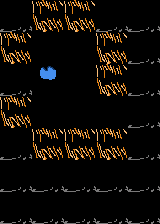

This game map was drawn from its Tiled (.tmx) file and the tilesets committed beside it. A one-line description and the full map source follow:
An orthogonal 5x7 tile map with 32x32 px tiles, 1 tile layer (Tile Layer 1).

<map version="1.0" orientation="orthogonal" renderorder="right-down" width="5" height="7" tilewidth="32" tileheight="32">
 <properties>
  <property name="Interventions" value="2" />
 </properties>
 <tileset firstgid="1" name="buildings" tilewidth="32" tileheight="32">
  <image source="../Images/buildings.png" width="224" height="32" />
 </tileset>
 <layer name="Tile Layer 1" width="5" height="7">
  <data>
   <tile gid="7" />
   <tile gid="1" />
   <tile gid="1" />
   <tile gid="7" />
   <tile gid="7" />
   <tile gid="1" />
   <tile gid="5" />
   <tile gid="5" />
   <tile gid="1" />
   <tile gid="7" />
   <tile gid="7" />
   <tile gid="4" />
   <tile gid="5" />
   <tile gid="1" />
   <tile gid="7" />
   <tile gid="1" />
   <tile gid="5" />
   <tile gid="5" />
   <tile gid="6" />
   <tile gid="7" />
   <tile gid="7" />
   <tile gid="1" />
   <tile gid="1" />
   <tile gid="1" />
   <tile gid="7" />
   <tile gid="7" />
   <tile gid="7" />
   <tile gid="7" />
   <tile gid="7" />
   <tile gid="7" />
   <tile gid="7" />
   <tile gid="7" />
   <tile gid="7" />
   <tile gid="7" />
   <tile gid="7" />
  </data>
 </layer>
</map>